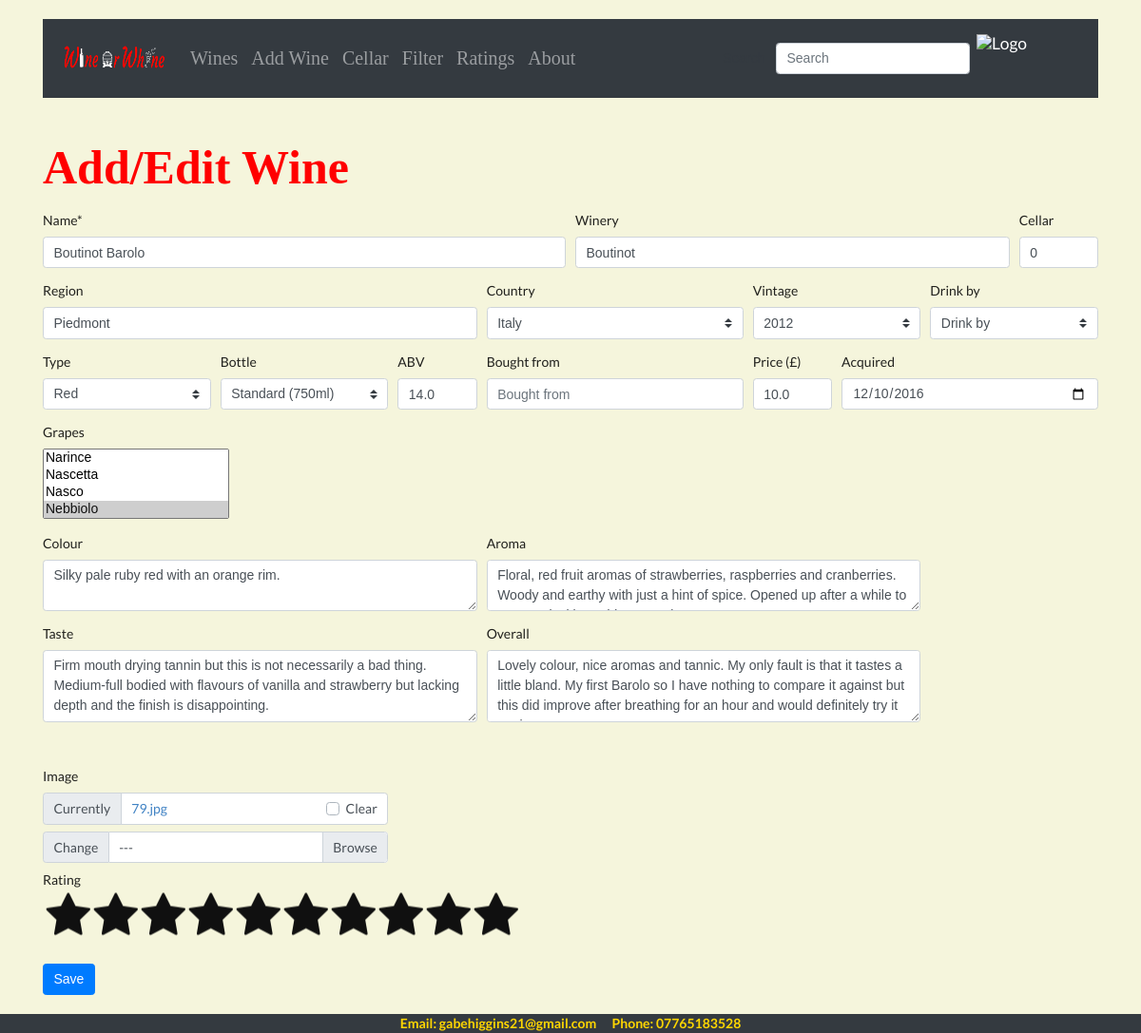
The app's page /24080/edit_wine/, older data.
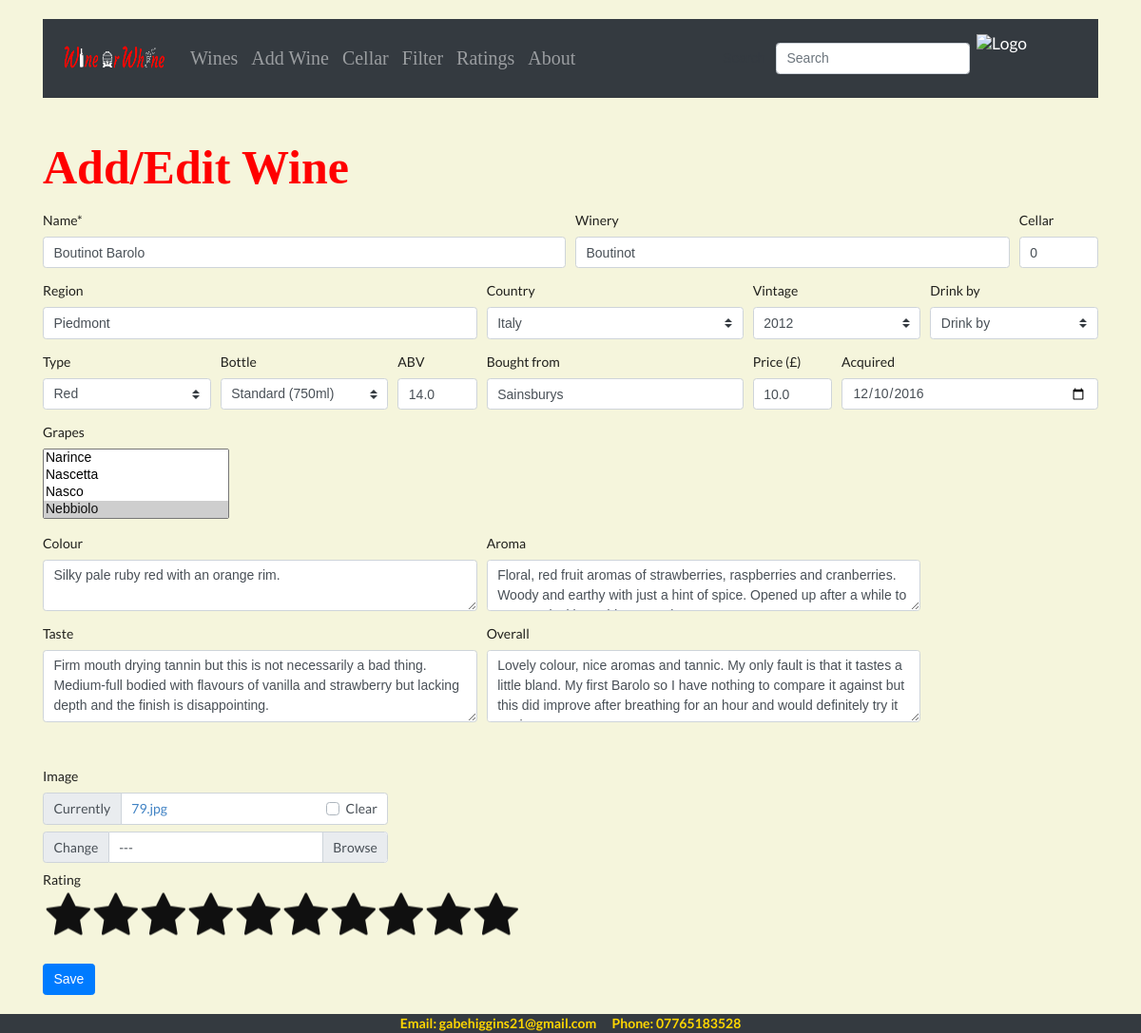
The same page, newer data.
### wineapp/models.py (models this page shows, shortened)
class Wine(models.Model):
    VINTAGE = []
    VINTAGE.append(("Unknown", "Unknown"))
    VINTAGE.append(("NV", "NV"))
    VINTAGE.append(("Solera System", "Solera System"))
    for y in reversed(range(1875, (datetime.datetime.now().year + 1))):
        VINTAGE.append((str(y), str(y)))
    VINTAGE = [('','Choose vintage')] + VINTAGE
    DRINK_BY = []
    for y in range(datetime.datetime.now().year, (datetime.datetime.now().year + 30)):
        DRINK_BY.append((str(y), str(y)))
    DRINK_BY = [('','Drink by')] + DRINK_BY
    BOTTLE_SIZES = [
        ('Split (187ml)', 'Split (187ml)'),
        ('Quarter (200ml)', 'Quarter (200ml)'),
        ('Half (375ml)', 'Half (375ml)'),
        ('Jennie (500ml)', 'Jennie (500ml)'),
        ('Clavelin (620ml)', 'Clavelin (620ml)'),
        ('Standard (750ml)', 'Standard (750ml)'),
        ('Litre (1L)', 'Litre (1L)'),
        ('Magnum (1.5L)', 'Magnum (1.5L)'),
        ('Jeroboam (3L)', 'Jeroboam (3L)'),
        ('Rehoboam (4.5L)', 'Rehoboam (4.5L)'),
        ('Methuselah (6L)', 'Methuselah (6L)'),
        ('Imperial (6L)', 'Imperial (6L)'),
        ('Salmanazar (9L)', 'Salmanazar (9L)'),
        ('Balthazar (12L)', 'Balthazar (12L)'),
        ('Nebuchadnezzar (15L)', 'Nebuchadnezzar (15L)'),
        ('Melchior (18L)', 'Melchior (18L)'),
        ('Solomon (20L)', 'Solomon (20L)'),
        ('Sovereign (26L)', 'Sovereign (26L)'),
        ('Goliath (27L)', 'Goliath (27L)'),
        ('Melchizedek (30L)', 'Melchizedek (30L)'),
    ]
    BOTTLE_SIZES = [('','Choose bottle size')] + BOTTLE_SIZES
    RATING =[
        (1, 1),
        (2, 2),
        (3, 3),
        (4, 4),
        (5, 5),
        (6, 6),
        (7, 7),
        (8, 8),
        (9, 9),
        (10, 10),
    ]
    name = models.CharField(max_length=255, blank=False, unique=False)
    winery = models.CharField(max_length=100, blank=True, null=True)
    vintage = models.CharField(choices=VINTAGE, max_length=20, blank=True, null=True)
    bottle = models.CharField(choices=BOTTLE_SIZES, max_length=100, blank=True, null=True, default=None)
    region = models.CharField(max_length=100, blank=True, null=True)
    type = models.ForeignKey('type', max_length=50, blank=True, null=True, default="", on_delete=models.CASCADE)
    country = models.ForeignKey('country', blank=True, null=True, default="", on_delete=models.CASCADE)
    grapes = models.ManyToManyField('grapes', blank=True, related_name='grape_set')
    cellar = models.IntegerField(blank=True, null=True, default=0)
    bought_from = models.CharField(max_length=100, blank=True, null=True)
    rating = models.PositiveSmallIntegerField(choices=RATING, null=True, default=0)
    abv = models.FloatField(default=0.0, blank=True, null=True)
    price = models.FloatField(null=True, blank=True, default=0.0)
    colour = models.TextField(blank=True, null=True)
    aroma = models.TextField(blank=True, null=True)
    taste = models.TextField(blank=True, null=True)
    overall = models.TextField(blank=True, null=True)
    acquired = models.DateField(blank=True, null=True)
    drink_by = models.CharField(choices=DRINK_BY, max_length=20, blank=True, null=True)
    posted_on = models.DateTimeField(auto_now=True, blank=True)
    image = models.ImageField(max_length=255, blank=True, null=True)
    success_message = "%(name)s was created successfully"
    class Meta:
        get_latest_by = 'posted_on'

### wineapp/views.py (the view)
# urls.py: path('<int:id>/edit_wine/', edit_wine, name='edit_wine'),
def edit_wine(request, id):
    wine = get_object_or_404(Wine, id=id)
    if request.method == "POST":
        form = WineForm(request.POST, request.FILES, instance=wine)
        if form.is_valid():
            data = request.POST.copy()
            wine = form.save(commit=False)
            wine.posted_on = datetime.datetime.now()
            wine.save()
            form.save_m2m()
            messages.success(request, data.get('name') + " has been edited successfully.")
            return redirect('show_messages')
        else:
            form = WineForm(instance=wine)
            messages.error(request, 'Wine was not saved')
            return redirect(request, "wineapp/add_wine.html")
    else:
        form = WineForm(instance=wine)
    return render(request, 'wineapp/add_wine.html', {'form': form})

### wineapp/models.py (called while the page is built)
    def __str__ (self):
        return self.name

    def __str__ (self):
        return self.name

    def __str__ (self):
        return self.name

### wineapp/templates/wineapp/add_wine.html (shortened to what this page needs)
{% extends 'base.html' %}
{% load static %}
{% load crispy_forms_tags %}
{% block content %}
 <link rel="stylesheet" type="text/css" href="{% static 'wineapp/rating.css' %}">
<h1 style="color:red; font-size:50px; font-family: Times New Roman, Times, serif;"><b>Add/Edit Wine</b></h1>
  <form method="post" enctype="multipart/form-data">
    {{ form.media }}
    <div class="form-row">
      <div class="form-group col-md-6 mb-0">
        {{ form.name|as_crispy_field }}
      </div>
      <div class="form-group col-md-5 mb-0">
        {{ form.winery|as_crispy_field }}
      </div>
      <div class="form-group col-md-1 mb-0">
        {{ form.cellar|as_crispy_field }}
      </div>
    </div>
    <div class="form-row">
      <div class="form-group col-md-5 mb-0">
        {{ form.region|as_crispy_field }}
      </div>
      <div class="form-group col-md-3 mb-0 justify-content-end">
        {{ form.country|as_crispy_field }}
      </div>
      <div class="form-group col-md-2 mb-0">
        {{ form.vintage|as_crispy_field }}
      </div>
      <div class="form-group col-md-2 mb-0">
        {{ form.drink_by|as_crispy_field }}
      </div>
    </div>
    <div class="form-row">
      <div class="form-group col-md-2 mb-0">
        {{ form.type|as_crispy_field }}
      </div>
      <div class="form-group col-md-2 mb-0">
        {{ form.bottle|as_crispy_field }}
      </div>
      <div class="form-group col-md-1 mb-0">
        {{ form.abv|as_crispy_field }}
      </div>
      <div class="form-group col-md-3 mb-0">
        {{ form.bought_from|as_crispy_field }}
      </div>
      <div class="form-group col-md-1 mb-0">
        {{ form.price|as_crispy_field }}
      </div>
      <div class="form-group col-md-3 mb-0">
        {{ form.acquired|as_crispy_field }}
      </div>
    </div>
    <div class="form-row">
      <div class="form-group col-md-4 mb-0">
        {{ form.grapes|as_crispy_field }}
      </div>
    </div>
    <div class="form-row">
      <div class="form-group col-md-5 mb-0">
        {{ form.colour|as_crispy_field }}
      </div>
      <div class="form-group col-md-5 mb-0">
        {{ form.aroma|as_crispy_field }}
      </div>
    </div>
    <div class="form-row">
      <div class="form-group col-md-5 mb-0">
        {{ form.taste|as_crispy_field }}
      </div>
      <div class="form-group col-md-5 mb-0">
        {{ form.overall|as_crispy_field }}
      </div>
    </div>
    <div class="form-row">
      <div class="form-group col-md-4 mb-50">
        <div class="custom-file">
            {{ form.image|as_crispy_field }}
        </div>
      </div>
    </div>
    <div class="form-row">
        <div class="form-group col-md-5 mb-500">
          <span>Rating</span>
        </div>
    </div>
      <div class="form-row">
        <div class="form-group col-md-5 mb-500">
            <div class="rating">
            </div>
      </div>
    </div>
    <div class="form-row" style="padding-top: 50px; padding-bottom: 20px;">
      <div class="form-group col-md-4 mb-0">
        <button type="submit" class="btn btn-primary">Save</button>
      </div>
    </div>
</form>
{% endblock %}

### wineapp/templates/base.html (shortened to what this page needs)
{% load static %}
<!doctype html>
<html lang="en">
<head>
  <link rel="stylesheet" href="https://stackpath.bootstrapcdn.com/bootstrap/4.4.1/css/bootstrap.min.css">
  <link rel="stylesheet" type='text/css' href="https://cdnjs.cloudflare.com/ajax/libs/semantic-ui/2.2.14/semantic.min.css">
  <link rel="stylesheet" href="https://cdnjs.cloudflare.com/ajax/libs/Chart.js/2.8.0/Chart.min.css"/>
  <link rel="stylesheet" type="text/css" href="{% static 'wineapp/custom_table.css' %}">
   <link href="https://stackpath.bootstrapcdn.com/font-awesome/4.7.0/css/font-awesome.min.css" rel="stylesheet">
</head>
<body>
  <br>
  <div class="container">
    {% block navbar %}
      <nav class="navbar navbar-expand-md bg-dark navbar-dark">
        <a class="navbar-brand" href="{% url "home" %}"><img src={% static 'img/home_button.png' %} width="120" height="60" class="d-inline-block mr-auto" alt="Logo"></a>
        <div class="collapse navbar-collapse" id="collapsibleNavbar">
          <ul class="navbar-nav mr-auto" style="font-size: 20px; font-family:'Times New Roman', Times, serif;">
            <li class="nav-item">
              <a href="{% url "wine_list" %}" class="nav-link">Wines</a>
            </li>
            <li class="nav-item">
              <a href="{% url "add_wine" %}" class="nav-link">Add Wine</a>
            </li>
            <li class="nav-item">
              <a href="{% url "cellar" %}" class="nav-link" >Cellar</a>
            </li>
            <li class="nav-item">
              <a href="{% url "wine_filter" %}" class="nav-link" >Filter</a>
            </li>
            <li class="nav-item">
              <a href="{% url "rating" %}" class="nav-link" >Ratings</a>
            </li>
            <li class="nav-item">
              <a href="{% url "about" %}" class="nav-link" >About</a>
            </li>
          </ul>
          <form class="form-inline my-2 my-lg-0" action="{% url 'search' %}" method="GET" value="{{request.GET.q}}">
            <button class="btn btn-outline-dark my-2 my-sm-0" type="submit" name="submit" value="Search">Search</button>
            <input class="form-control mr-sm-2" type="text" name="q" value="{{ request.GET.q }}" placeholder="Search" aria-label="Search">
          </form>
          <a class="navbar-brand" href="#"><img src={% static 'img/navbar_logo2.png' %} width="100" height="50" class="d-inline-block mr-auto" alt="Logo"></a>
        </div>
      </nav>
  </div>
    {% endblock %}
  <br>
  <div class="container" width="80%">
    {% block content %}
    {% endblock %}
  </div>
  </body>
  {% block footer %}
    <footer class="bg-dark h-30">
      <div class="container text-center">
        <span style="color:gold;font-weight:bold">Email: gabehiggins21@gmail.com &nbsp;&nbsp;&nbsp;&nbsp; Phone: 07765183528</span>
      </div>
    </footer>
  {% endblock %}
</html>

### wineapp/static/wineapp/rating.css (style rules this page uses)
.rating { position: absolute; transform: translate(-0%, 50%) rotateY(180deg); display: flex; }

### wineapp/templates/base.html (style rules this page uses)
body { background-color: beige; }

Row changes from the older to the newer data that the page shows:
changed Wine "Image Currently 79.jpg Clear Change ---": bought_from (not shown) → "Sainsburys"
